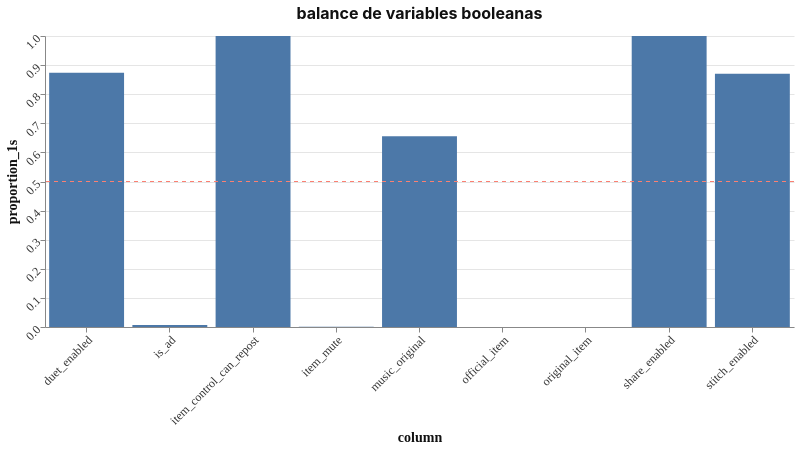

The notebook cell saved with this chart:
### Markdown cell above
### Analisis de Dummies

### Code cell
_df = (
    boolean_features_df.mean()
    .reset_index()
    .rename(columns={"index": "column", 0: "proportion_1s"})
)

_c1 = (
    alt.Chart(_df)
    .mark_bar()
    .encode(x="column", y="proportion_1s")
    .properties(title="balance de variables booleanas")
)
_c2 = (
    alt.Chart()
    .mark_rule(
        color="salmon",
        strokeDash=[
            4,
            4,
        ],
        size=1,
    )
    .encode(y=alt.datum(0.5))
)
_c1 + _c2

### Figure 1 — Vega-Lite specification as saved in the notebook (floating-point values rounded to 4 significant figures)
{"config": {"theme": "powerbi", "background": "#ffffff", "font": " BlexMono Nerd Font Mono", "autosize": {"type": "fit", "contains": "padding"}, "title": {"color": "#111111", "font": "Inter, system-ui, sans-serif", "fontSize": 16, "fontWeight": "bold", "anchor": "middle", "offset": 10}, "view": {"height": 450, "width": 800, "stroke": "transparent"}, "axis": {"labelColor": "#333333", "titleColor": "#111111", "labelFontSize": 12, "titleFontSize": 14, "gridColor": "#e5e5e5", "labelAngle": -45}}, "layer": [{"data": {"name": "data-32b0751ef8684aa1b2a8b36151fd3890"}, "mark": {"type": "bar"}, "encoding": {"x": {"field": "column", "type": "nominal"}, "y": {"field": "proportion_1s", "type": "quantitative"}}, "title": "balance de variables booleanas"}, {"data": {"name": "empty"}, "mark": {"type": "rule", "color": "salmon", "size": 1, "strokeDash": [4, 4]}, "encoding": {"y": {"datum": 0.5}}}], "$schema": "https://vega.github.io/schema/vega-lite/v6.4.1.json", "datasets": {"data-32b0751ef8684aa1b2a8b36151fd3890": [{"column": "duet_enabled", "proportion_1s": 0.8736}, {"column": "is_ad", "proportion_1s": 0.006841}, {"column": "item_mute", "proportion_1s": 0.001142}, {"column": "item_control_can_repost", "proportion_1s": 1.0}, {"column": "official_item", "proportion_1s": 5.003e-07}, {"column": "original_item", "proportion_1s": 0.0}, {"column": "share_enabled", "proportion_1s": 1.0}, {"column": "stitch_enabled", "proportion_1s": 0.8705}, {"column": "music_original", "proportion_1s": 0.6558}], "empty": [{}]}}
